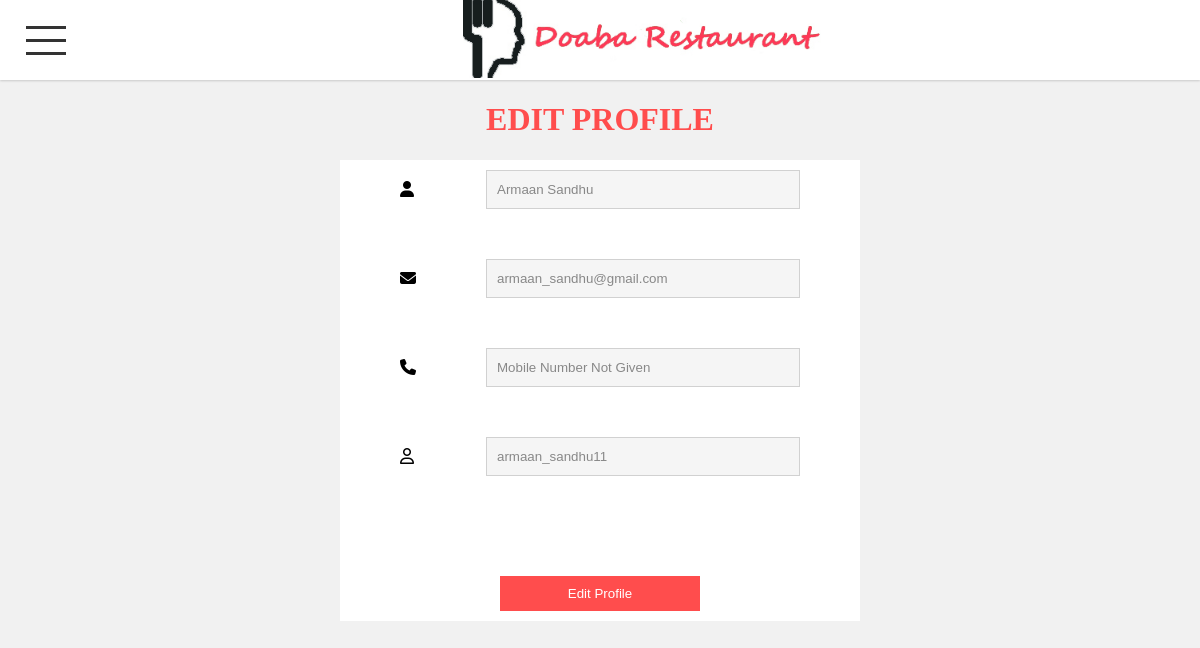
/app/editprofile.php (signed in), run on the app's committed database.
### tables this page shows
CREATE TABLE `userinfo` (
  `uname` varchar(15) NOT NULL,
  `upass` varchar(20) NOT NULL,
  `umail` varchar(100) NOT NULL,
  `ufullname` varchar(100) NOT NULL,
  `profilepic` varchar(200) DEFAULT NULL,
  `ugender` varchar(10) DEFAULT NULL,
  `umobile` varchar(15) DEFAULT NULL,
  `ques` varchar(500) NOT NULL,
  `ans` varchar(500) NOT NULL,
  `regdate` varchar(15) NOT NULL
);

### inc/user.php (called while the page is built, shortened)
<?php
$s=$_SESSION['username'];
$result = $conn -> query("SELECT * FROM userinfo WHERE uname = '$s' OR umail = '$s' ");
    if ($result ->num_rows ==1) {
         $row = $result -> fetch_assoc();
              $name= $row["ufullname"];
              $email=$row["umail"];
              $username = $row["uname"];
              if(empty($row["umobile"]))
              {
                  $mobile= "Mobile Number Not Given";
              }
              else
              {
                  $mobile = $row["umobile"];
              }
    }
?>

### app/editprofile.php (the view, shortened to what this page needs)
<?php
    $name_error=$email_error=$mobile_error=$username_error=$fail=$success="";
    $name=$email=$mobile=$username="";
     if(isset($_SESSION["username"]))
     {
        include "../inc/userheader.php";
     }
     else
     {
       header("Location: ../index.php");
     }
?>
<h1>Edit Profile</h1>
<div class="section">
     <div class="section-row">
     <input type="text" name="name" value='<?php echo $name; ?>' />
     <i class="fas fa-user"></i>
     </div>
     <div class="section-row">
     <input type="text" name="email" value='<?php echo $email; ?>' />
     <i class="fas fa-envelope"></i>
     </div>
     <div class="section-row">
     <input type="text" name="mobile" value='<?php echo $mobile; ?>' />
     <i class="fas fa-phone"></i>
     </div>
     <div class="section-row">
     <input type="text" name="username" value='<?php echo $username; ?>' />
     <i class="far fa-user"></i>
     </div>
     <div class="section-row">
     <h5><?php echo $success; ?></h5></div>
   <button type="submit" name="edit">Edit Profile</button>
</div>
    </form>
    </body>
    </html>

### styles/template.css (style rules this page uses)
* { border:none; }
h1 { text-transform:uppercase; color:#ff4d4d; }
.section { width:500px; height:auto; background:#fff; padding:10px; display:flex; flex-direction:column; align-items:center; justify-content:center; }
.section .section-row { width:80%; display:flex; flex-direction: row-reverse; align-items:center; justify-content: space-between; margin:auto; }
.section .section-row input { width:300px; height:35px; background:#f5f5f5; border:1px solid #d1d1d1; padding-left:10px; color:#888; }
.section button { width:200px; height:35px; background:#ff4d4d; color:#fff; border:1px solid #ff4d4d; cursor:pointer; outline:none; }

### styles/header.css (style rules this page uses)
button { outline:none; }
html,body { margin:0 0 0 0; padding:0 0 0 0; overflow: hidden; }
html { font-family:'century gothic'; font-size:1em; margin:0 0 0 0; padding:0 0 0 0; }

### data on the page
userinfo: name "Armaan Sandhu", email "armaan_sandhu@gmail.com", mobile "Mobile Number Not Given", username "armaan_sandhu11"
